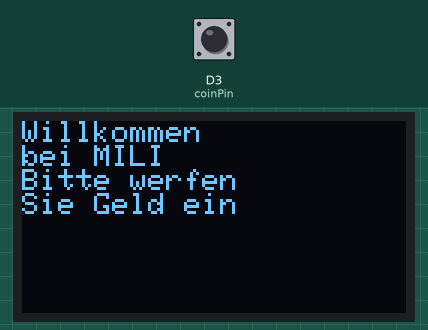
Simulated run of this sketch. Board: ESP8266 (NodeMCU). Parts: 128×64 one-colour display. The inputs (shaded band) are chosen by the test bench; at power-on: D3 (coinPin) HIGH. EEPROM starts erased; what the sketch prints to the serial monitor is not drawn.

Above: at 1.2 s.
1.3 s: D3 (coinPin) pulsed LOW 2 times (0.12 s each, 0.3 s apart)
At 4.5 s:
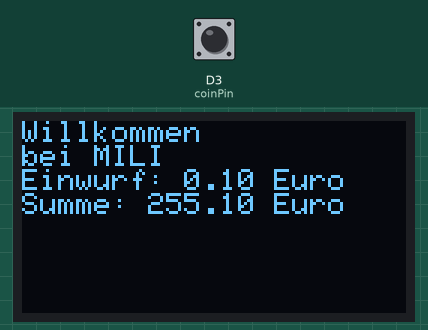
Timing chart, 0 to 6.0 s (numbered marks = the images above; inputs shaded):
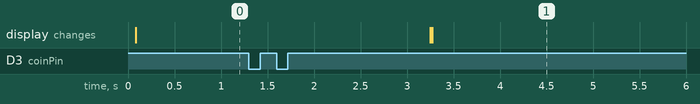

The sketch:

coinacceptor.ino
```cpp
#include <SPI.h>
#include <Wire.h>
#include <Adafruit_GFX.h>
#include <Adafruit_SSD1306.h>
#include <EEPROM.h>

#define OLED_RESET LED_BUILTIN  //4
Adafruit_SSD1306 display(OLED_RESET);

const int coinPin =  D3;
int coinsChange = 0;
volatile float coinValue, coinSum = 0.00;
unsigned long pulseMili;
int eeprom_addr = 0;

void setup() {
  if (!Serial) {
    Serial.begin(115200);
  }
  pinMode(coinPin, INPUT);
  attachInterrupt(digitalPinToInterrupt(coinPin), coinInserted, RISING);

  EEPROM.begin(512);
  coinSum = EEPROM.read(eeprom_addr);

  display.begin(SSD1306_SWITCHCAPVCC, 0x3C);
  display.clearDisplay();
  display.display();

  display.setTextSize(1);
  display.setTextColor(WHITE);
  display.setCursor(0,0);
  display.println("Willkommen");
  display.println("bei MILI");
  display.println("Bitte werfen");
  display.println("Sie Geld ein");
  display.display();
}

void loop() {
  if (millis() - pulseMili > 1500 && coinValue != 0.0)
  {
    display.clearDisplay();
    display.display();
    display.setCursor(0,0);
    display.println("Willkommen");
    display.println("bei MILI");

    Serial.print("Einwurf: ");
    Serial.print(coinValue);
    Serial.println(" Euro");

    display.print("Einwurf: ");
    display.print(coinValue);
    display.println(" Euro");

    coinSum += coinValue;
    coinValue = 0.0;
    EEPROM.write(eeprom_addr, coinSum);

    Serial.print("Summe: ");
    Serial.print(coinSum);
    Serial.println(" Euro");

    display.print("Summe: ");
    display.print(coinSum);
    display.println(" Euro");
    display.display();
  }
}

void coinInserted()
{
  pulseMili = millis();
  coinValue += 0.05;
}
```

Measured:
- after the input at 1.3 s, the display: first changes after 1.9 s (image 1 shows a later state)
